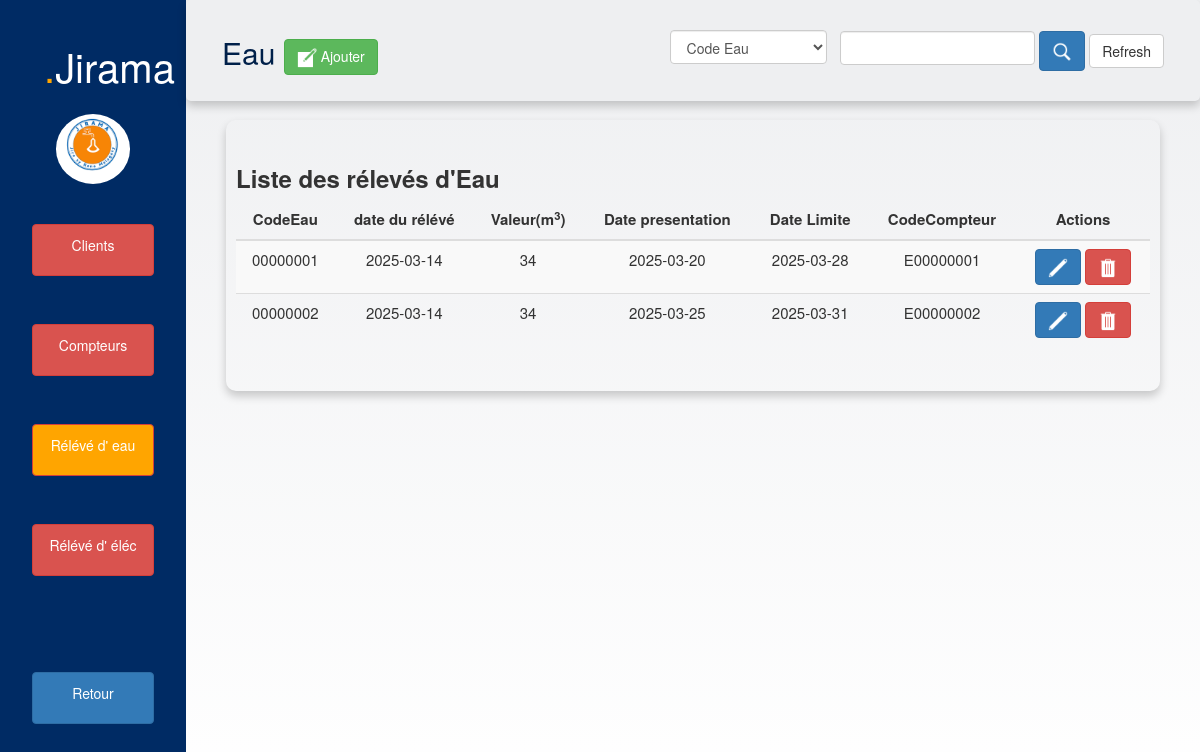
Page /deb.php?controller=Eau&action=index on the committed database.
### tables this page shows
CREATE TABLE `releve_eau` (
  `codeEau` varchar(11) NOT NULL,
  `dateReleve2` date NOT NULL,
  `valeur2` int(11) NOT NULL,
  `date_presentation2` date NOT NULL,
  `date_limite2` date NOT NULL,
  `codeCompteur` varchar(11) NOT NULL
);

### controller/releveEauController.php (called while the page is built, shortened)
<?php
    require 'models/releveEauModel.php';
    class EauController{
        private $EauModel;
        public function __construct(){
            $this->EauModel = new EauModel();
        }
        public function index(){
            $item = $this->EauModel->getAllEau();
            require 'views/releveEau/index.php';
        }
    }
?>

### config/connexion.php (called while the page is built, shortened)
<?php
    class Database{
        private static $dbHost = "localhost";
        private static $dbUser = "root";
        private static $dbName = "jirama";
        private static $dbPassword = "";
        private static $connexion = null;
        public static function connect(){
            try{
                self::$connexion = new PDO("mysql:host=" . self::$dbHost. "; dbname=".self::$dbName, self::$dbUser, self::$dbPassword);
            }
            catch(PDOException $e){
                die($e->getMessage());
            }
            return self::$connexion;
        }
    }
?>

### models/releveEauModel.php (called while the page is built, shortened)
<?php
    class EauModel{
        private $db;
        public function __construct(){
            $this->db = Database::connect();
        }
        public function getAllEau(){
            $stmt = $this->db->query('SELECT * from releve_eau');
            return $stmt->fetchAll(PDO::FETCH_ASSOC);
        }
    }
?>

### views/releveEau/index.php (the view, shortened to what this page needs)
<?php
    $search['search'] = $search['search'] ?? "";
    $search['typeSearch'] = $search['typeSearch'] ?? "";
?>
<!DOCTYPE html>
<html lang="en">
<head>
    <link rel="stylesheet" href="bootstrap/bootstrapVrai.min.css">
    <link rel="stylesheet" href="css/style.css">
</head>
<body>
    <div class="dashboard">
        <div class="left_panel">
            <div class="row">
                <div class="left_content col-md-12">
                    <h2><span class="point">.</span>Jirama</h2>
                    <img src="image/téléchargement.png" class="img-circle" alt="">
                    <div class="navigation">
                        <ul>
                            <li><a href="deb.php?controller=customer&action=index2" class="btn btn-danger">Clients</a></li>
                            <li><a href="deb.php?controller=Compteur&action=index" class="btn btn-danger">Compteurs</a></li>
                            <li><a href="#" class="btn btn-danger" id="active">Rélévé d' eau</a></li>
                            <li><a href="deb.php?controller=Elec&action=index" class="btn btn-danger">Rélévé d' éléc</a></li>
                            <li style="margin-top:6vh"><a href="index.php" class="btn btn-primary">Retour</a></li>
                        </ul>
                    </div>
                </div>
            </div>
        </div>
        <div class="right_panel">
            <header class="loha1">
                <h2>Eau <a href="deb.php?controller=Eau&action=create" class="btn btn-success" id="ajouter"><img src="image/icons8_create_50px.png" alt="" class="icon"> Ajouter</a></h2>
                <div class="search">
                    <form action="deb.php?controller=search&action=searchEau" method="POST">
                        <select name="typeSearch" class="form-control2" id="sexe">
                            <option value="codeEau" <?= ($search['typeSearch'] == "codeEau") ? 'selected' : ''?>>Code Eau</option>
                        </select>
                        <input type="text" class="form-control2" name="search" value="<?php echo $search['search']?>">
                        <button class="btn btn-primary" type="submit"><img src="image/search_50px.png" alt="" class="icon"></button>
                        <a href="deb.php?controller=Eau&action=index" class="btn btn-default">Refresh</a>
                    </form>
                </div>
            </header>
            <div class="right_content">
                <div class="containerPers admin">
                    <div class="row">
                        <h3><strong>Liste des rélevés d'Eau</strong></h3>
                        <table class=" table table-striped" style="overflow-x:auto">
                            <thead>
                                <tr>
                                    <th>CodeEau</th>
                                    <th>date du rélévé</th>
                                    <th>Valeur(m<sup>3</sup>)</th>
                                    <th>Date presentation</th>
                                    <th>Date Limite</th>
                                    <th>CodeCompteur</th>
                                    <th>Actions</th>
                                </tr>
                            </thead>
                            <tbody>
                                <?php
                                    if ($item) {
                                        foreach($item as $item){
                                            echo '<tr style="text-align: center">';
                                            echo        '<td>' . $item['codeEau']. '</td>';
                                            echo        '<td>' . $item['dateReleve2']. '</td>';
                                            echo        '<td>' . $item['valeur2']. '</td>';
                                            echo        '<td>' .$item['date_presentation2'] . '</td>';
                                            echo        '<td>'.$item['date_limite2'] . '</td>';
                                            echo        '<td>' .$item['codeCompteur']. '</td>';
                                            echo        '<td>';
                                            echo            '<a href="deb.php?controller=Eau&action=createUpdate&codeEau='. $item['codeEau'] .'" class="btn btn-primary"><img src="image/icons8_edit_50px.png" class="icon"></a>';
                                            echo            '<a href="deb.php?controller=Eau&action=createDelete&codeEau='. $item['codeEau'] .'" class="btn btn-danger"><img src="image/icons8_trash_can_50px.png" alt="" class="icon"></a>';
                                            echo        '</td>';
                                            echo '</tr>';
                                        }
                                    } else {
                                        ?>
                                            <tr style=" color:red">
                                                <td colspan =6 style="text-align: center"> Aucun données trouvé! </td>
                                            </tr>
                                        <?php
                                    }
                                ?>
                            </tbody>
                        </table>
                    </div>
                </div>
            </div>
        </div>
    </div>
</body>
</html>

### css/style.css (style rules this page uses)
* { margin: 0; padding: 0; }
body { background: linear-gradient(to top, #ffffff, #eeeff1); }
.dashboard { display: flex; justify-content:flex-start; width: 100%; height: 100vh; }
.left_panel { width: 15.5%; background-color: #002b64; color: white; box-sizing: border-box; padding: 1vh 1vh; position: fixed; height: 100%; }
.right_panel { margin-left: 15.5vw; width: 84.5%; }
.left_content h2 { font-size: 5vh; padding: 2vh 3vh; margin-left: 1vw; margin-right: 3vw; }
.left_content img { height: 70px; margin: 0 4vw; }
.point { color: orange; }
.navigation ul { list-style: none; padding: 2vh 0; font-size: 2.8vh; }
.navigation ul li { padding: 3vh 3vh; }
.navigation a { color: white; text-decoration: none; width: 100%; height: 6.5vh; padding: 10px; text-align: center; align-items: center; }
#active { background-color: orange; }
.loha1 { padding: 2vh 3vw; background-color: #eeeff1; box-shadow: 0 5px 10px 0 rgba(0, 0, 0, 0.2); color: #00204a; border-radius: 5px; position: fixed; width: 84.5%; display: flex; align-items: center; justify-content:space-between; overflow: hidden; z-index: 99; }
.search input[type=text] { margin-left: 10px; }
.form-control2 { height:34px;padding:6px 12px;font-size:14px;line-height:1.42857143;color:#555;background-color:#fff;background-image:none;border:1px solid #ccc;border-radius:4px;-webkit-box-shadow:inset 0 1px 1px rgba(0,0,0,.075);box-shadow:inset 0 1px 1px rgba(0,0,0,.075);-webkit-transition:border-color ease-in-out .15s,-webkit-box-shadow ease-in-out .15s;-o-transition:border-color ease-in-out .15s,box-shadow ease-in-out .15s;transition:border-color ease-in-out .15s,box-shadow ease-in-out .15s }
.search button, input { height: 5vh; }
.right_content { margin: 5vh; margin-top: 15vh; height: 78%; }
.containerPers { padding-right:15px;padding-left:15px;margin-right:auto;margin-left:auto }
.admin { padding: 25px; border-radius: 10px; box-shadow: 0 5px 10px 0 rgba(0, 0, 0, 0.2); overflow-x:auto; }
#ajouter { text-decoration: none; }
.admin table { font-size: 15px; }
.icon { width: 20px; }

### views/releveEau/index.php (style rules this page uses)
th { text-align: center; }

### rows in the picture
releve_eau: codeEau "00000001", dateReleve2 "2025-03-14", valeur2 "34", date_presentation2 "2025-03-20", date_limite2 "2025-03-28", codeCompteur "E00000001"
releve_eau: codeEau "00000002", dateReleve2 "2025-03-14", valeur2 "34", date_presentation2 "2025-03-25", date_limite2 "2025-03-31", codeCompteur "E00000002"
